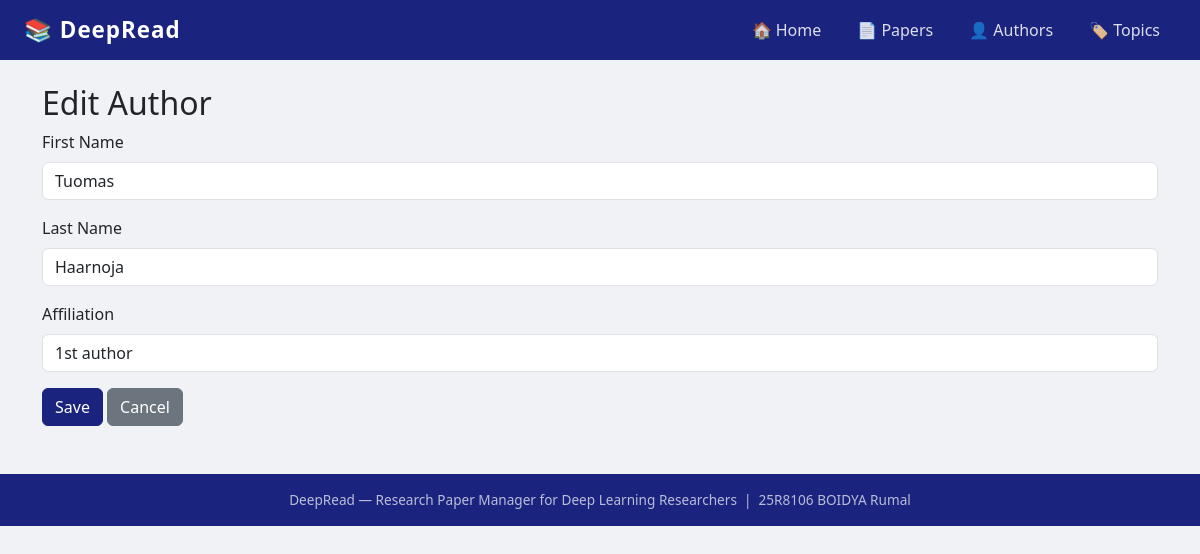
Page /papers/authors/2/edit/ on the committed database.
### papers/models.py (models this page shows, shortened)
class Author(models.Model):
    class Meta:
        verbose_name = 'Author'
        verbose_name_plural = 'Authors'
        db_table = 'author'
        ordering = ['last_name']
    first_name = models.CharField(max_length=100)
    last_name = models.CharField(max_length=100)
    affiliation = models.CharField(max_length=200, blank=True, null=True)

### papers/views.py (the view)
# urls.py: path('authors/<int:pk>/edit/', views.author_form, name='author_edit'),
def author_form(request, pk=None):
    author = get_object_or_404(Author, pk=pk) if pk else None
    if request.method == 'POST':
        form = AuthorForm(request.POST, instance=author)
        if form.is_valid():
            form.save()
            return redirect('papers:author_list')
    else:
        form = AuthorForm(instance=author)
    return render(request, 'papers/author_form.html', {'form': form, 'author': author})

### papers/forms.py
class AuthorForm(forms.ModelForm):
    class Meta:
        model = Author
        fields = ['first_name', 'last_name', 'affiliation']
        widgets = {
            'first_name': forms.TextInput(attrs={'class': 'form-control'}),
            'last_name': forms.TextInput(attrs={'class': 'form-control'}),
            'affiliation': forms.TextInput(attrs={'class': 'form-control'}),
        }

### templates/papers/author_form.html (shortened to what this page needs)
{% extends "base.html" %}
{% block content %}
<h2>{% if author %}Edit Author{% else %}Add Author{% endif %}</h2>
<form method="post">
    <div class="mb-3"><label class="form-label">First Name</label>{{ form.first_name }}</div>
    <div class="mb-3"><label class="form-label">Last Name</label>{{ form.last_name }}</div>
    <div class="mb-3"><label class="form-label">Affiliation</label>{{ form.affiliation }}</div>
    <button type="submit" class="btn btn-primary">Save</button>
    <a href="{% url 'papers:author_list' %}" class="btn btn-secondary">Cancel</a>
</form>
{% endblock %}

### templates/base.html (style rules this page uses)
body { background-color: #f0f2f5; }
.btn-primary { background-color: #1a237e; border-color: #1a237e; }

### rows in the picture
Author: first_name "Tuomas", last_name "Haarnoja", affiliation "1st author"
